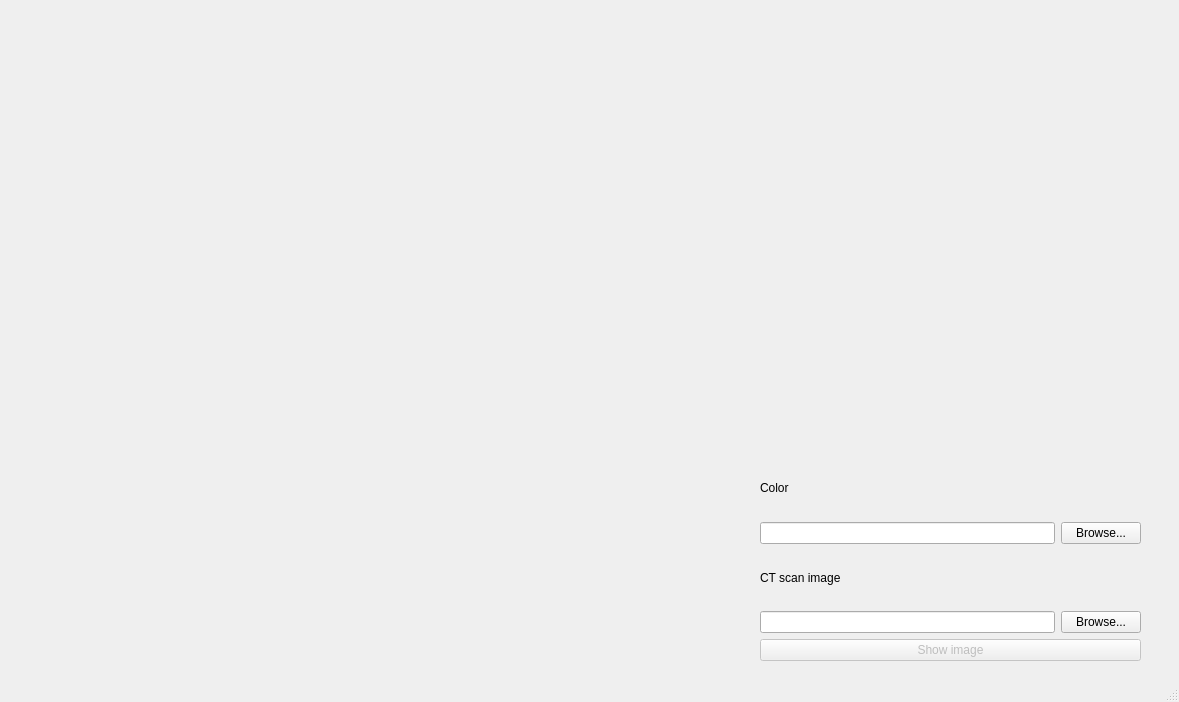
<?xml version="1.0" encoding="UTF-8"?>
<ui version="4.0">
 <class>MainWindow</class>
 <widget class="QMainWindow" name="MainWindow">
  <property name="geometry">
   <rect>
    <x>0</x>
    <y>0</y>
    <width>1179</width>
    <height>702</height>
   </rect>
  </property>
  <property name="windowTitle">
   <string>MainWindow</string>
  </property>
  <widget class="QWidget" name="centralwidget">
   <widget class="QWidget" name="layoutWidget">
    <property name="geometry">
     <rect>
      <x>760</x>
      <y>460</y>
      <width>381</width>
      <height>201</height>
     </rect>
    </property>
    <layout class="QGridLayout" name="gridLayout">
     <item row="1" column="0">
      <widget class="QPushButton" name="pb_showImage">
       <property name="enabled">
        <bool>false</bool>
       </property>
       <property name="text">
        <string>Show image</string>
       </property>
      </widget>
     </item>
     <item row="0" column="0">
      <layout class="QVBoxLayout" name="verticalLayout">
       <item>
        <widget class="QLabel" name="label_2">
         <property name="text">
          <string>Color</string>
         </property>
        </widget>
       </item>
       <item>
        <layout class="QHBoxLayout" name="horizontalLayout_2">
         <item>
          <widget class="QLineEdit" name="le_fileBrowseColor"/>
         </item>
         <item>
          <widget class="QPushButton" name="pb_fileBrowseColor">
           <property name="text">
            <string>Browse...</string>
           </property>
          </widget>
         </item>
        </layout>
       </item>
       <item>
        <widget class="QLabel" name="label_3">
         <property name="text">
          <string>CT scan image</string>
         </property>
        </widget>
       </item>
       <item>
        <layout class="QHBoxLayout" name="horizontalLayout">
         <item>
          <widget class="QLineEdit" name="le_fileBrowseCT"/>
         </item>
         <item>
          <widget class="QPushButton" name="pb_fileBrowseCT">
           <property name="text">
            <string>Browse...</string>
           </property>
          </widget>
         </item>
        </layout>
       </item>
      </layout>
     </item>
    </layout>
   </widget>
   <widget class="Canvas" name="image" native="true">
    <property name="geometry">
     <rect>
      <x>90</x>
      <y>70</y>
      <width>512</width>
      <height>512</height>
     </rect>
    </property>
    <widget class="QLabel" name="lbl_image">
     <property name="geometry">
      <rect>
       <x>80</x>
       <y>30</y>
       <width>512</width>
       <height>512</height>
      </rect>
     </property>
     <property name="text">
      <string/>
     </property>
    </widget>
   </widget>
  </widget>
  <widget class="QMenuBar" name="menubar">
   <property name="geometry">
    <rect>
     <x>0</x>
     <y>0</y>
     <width>1179</width>
     <height>21</height>
    </rect>
   </property>
  </widget>
  <widget class="QStatusBar" name="statusbar"/>
 </widget>
 <customwidgets>
  <customwidget>
   <class>Canvas</class>
   <extends>QWidget</extends>
   <header location="global">canvas.h</header>
   <container>1</container>
  </customwidget>
 </customwidgets>
 <resources/>
 <connections/>
</ui>
